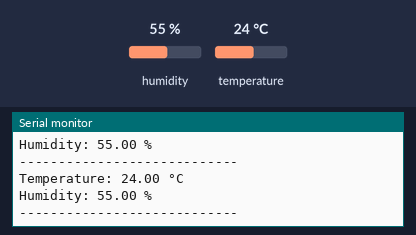
Bench run of a sketch on a simulated Arduino Uno, built with avr-gcc and run on an emulated ATmega328P. Shown: the last lines printed to the serial monitor. The test bench sets the inputs (shaded band); at power-on: humidity 55 %, temperature 24 °C.

Above: at 3.8 s.
3.9 s: humidity set to 22 %
At 6.6 s:
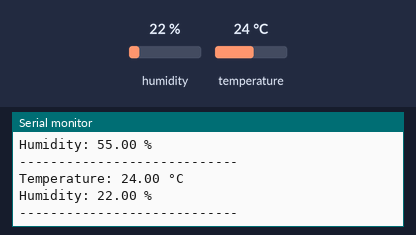
7.8 s: temperature set to 12 °C
At 9.7 s:
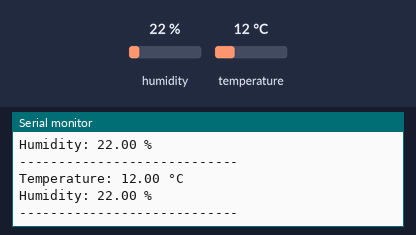
11.7 s: humidity set to 40 %
At 12.9 s:
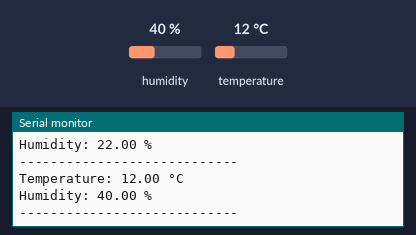
Timing chart, 0 to 14.7 s (numbered marks = the images above; inputs shaded):
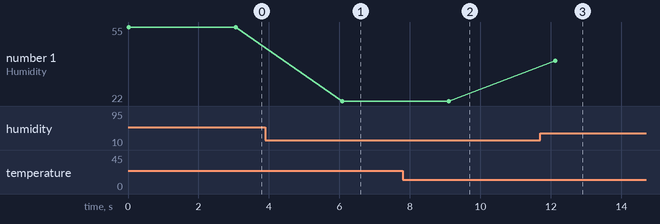

Measured:
- after the input at 3.9 s, the serial monitor: prints a new line after 2.2 s (image 1)
- after the input at 7.8 s, the serial monitor: prints a new line after 1.3 s (image 2)
- after the input at 11.7 s, the serial monitor: prints a new line after 0.42 s (image 3)
- plotted number 1: 55 → 22 after the input at 3.9 s, 22 → 40 after the input at 11.7 s

The sketch:

Env.ino
```cpp
#include "DHT.h"

#define DHTPIN 4        // GPIO 4
#define DHTTYPE DHT11   // DHT11 or DHT22

DHT dht(DHTPIN, DHTTYPE);

void setup() {
  Serial.begin(115200);
  dht.begin();
  Serial.println("Environmental Parameter Monitoring Started...");
}

void loop() {
  float humidity = dht.readHumidity();
  float temperature = dht.readTemperature(); // Celsius

  if (isnan(humidity) || isnan(temperature)) {
    Serial.println("Failed to read from DHT sensor!");
    delay(2000);
    return;
  }

  Serial.print("Temperature: ");
  Serial.print(temperature);
  Serial.println(" °C");

  Serial.print("Humidity: ");
  Serial.print(humidity);
  Serial.println(" %");

  Serial.println("----------------------------");
  delay(3000);
}
```
